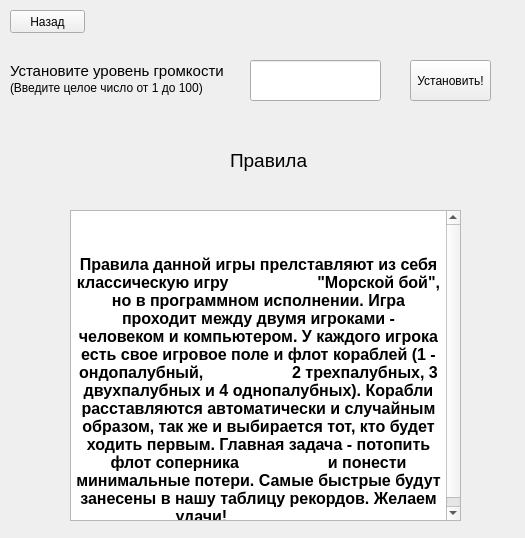
<?xml version="1.0" encoding="UTF-8"?>
<ui version="4.0">
    <class>Form</class>
    <widget class="QWidget" name="Form">
        <property name="geometry">
            <rect>
                <x>0</x>
                <y>0</y>
                <width>525</width>
                <height>538</height>
            </rect>
        </property>
        <property name="sizePolicy">
            <sizepolicy hsizetype="Fixed" vsizetype="Fixed">
                <horstretch>0</horstretch>
                <verstretch>0</verstretch>
            </sizepolicy>
        </property>
        <property name="windowTitle">
            <string>Form</string>
        </property>
        <widget class="QLineEdit" name="volume_edit">
            <property name="geometry">
                <rect>
                    <x>250</x>
                    <y>60</y>
                    <width>131</width>
                    <height>41</height>
                </rect>
            </property>
        </widget>
        <widget class="QPushButton" name="volume_btn">
            <property name="geometry">
                <rect>
                    <x>410</x>
                    <y>60</y>
                    <width>81</width>
                    <height>41</height>
                </rect>
            </property>
            <property name="text">
                <string>Установить!</string>
            </property>
        </widget>
        <widget class="QLabel" name="label">
            <property name="geometry">
                <rect>
                    <x>10</x>
                    <y>50</y>
                    <width>221</width>
                    <height>41</height>
                </rect>
            </property>
            <property name="font">
                <font>
                    <pointsize>11</pointsize>
                </font>
            </property>
            <property name="text">
                <string>Установите уровень громкости</string>
            </property>
        </widget>
        <widget class="QLabel" name="label_2">
            <property name="geometry">
                <rect>
                    <x>10</x>
                    <y>80</y>
                    <width>221</width>
                    <height>16</height>
                </rect>
            </property>
            <property name="text">
                <string>(Введите целое число от 1 до 100)</string>
            </property>
        </widget>
        <widget class="QPushButton" name="exit_btn">
            <property name="geometry">
                <rect>
                    <x>10</x>
                    <y>10</y>
                    <width>75</width>
                    <height>23</height>
                </rect>
            </property>
            <property name="text">
                <string>Назад</string>
            </property>
        </widget>
        <widget class="QLabel" name="label_3">
            <property name="geometry">
                <rect>
                    <x>230</x>
                    <y>140</y>
                    <width>81</width>
                    <height>41</height>
                </rect>
            </property>
            <property name="font">
                <font>
                    <pointsize>14</pointsize>
                </font>
            </property>
            <property name="text">
                <string>Правила</string>
            </property>
        </widget>
        <widget class="QTextBrowser" name="textBrowser">
            <property name="geometry">
                <rect>
                    <x>70</x>
                    <y>210</y>
                    <width>391</width>
                    <height>311</height>
                </rect>
            </property>
            <property name="html">
                <string>&lt;!DOCTYPE HTML PUBLIC &quot;-//W3C//DTD HTML 4.0//EN&quot; &quot;http://www.w3.org/TR/REC-html40/strict.dtd&quot;&gt;
                    &lt;html&gt;&lt;head&gt;&lt;meta name=&quot;qrichtext&quot; content=&quot;1&quot; /&gt;&lt;style
                    type=&quot;text/css&quot;&gt;
                    p, li { white-space: pre-wrap; }
                    &lt;/style&gt;&lt;/head&gt;&lt;body style=&quot; font-family:'MS Shell Dlg 2'; font-size:8.25pt;
                    font-weight:400; font-style:normal;&quot;&gt;
                    &lt;p style=&quot; margin-top:0px; margin-bottom:0px; margin-left:0px; margin-right:0px;
                    -qt-block-indent:0; text-indent:0px;&quot;&gt; &lt;/p&gt;
                    &lt;p align=&quot;center&quot; style=&quot; margin-top:0px; margin-bottom:0px; margin-left:0px;
                    margin-right:0px; -qt-block-indent:0; text-indent:0px;&quot;&gt;&lt;span style=&quot;
                    font-size:12pt; font-weight:600;&quot;&gt;Правила данной игры прелставляют из себя классическую игру
                    &amp;quot;Морской бой&amp;quot;, но в программном исполнении. Игра проходит между двумя игроками -
                    человеком и компьютером. У каждого игрока есть свое игровое поле и флот кораблей (1 - ондопалубный,
                    2 трехпалубных, 3 двухпалубных и 4 однопалубных). Корабли расставляются автоматически и случайным
                    образом, так же и выбирается тот, кто будет ходить первым. Главная задача - потопить флот соперника
                    и понести минимальные потери. Самые быстрые будут занесены в нашу таблицу рекордов. Желаем удачи!&lt;/span&gt;
                    &lt;/p&gt;&lt;/body&gt;&lt;/html&gt;
                </string>
            </property>
        </widget>
    </widget>
    <resources/>
    <connections/>
</ui>
